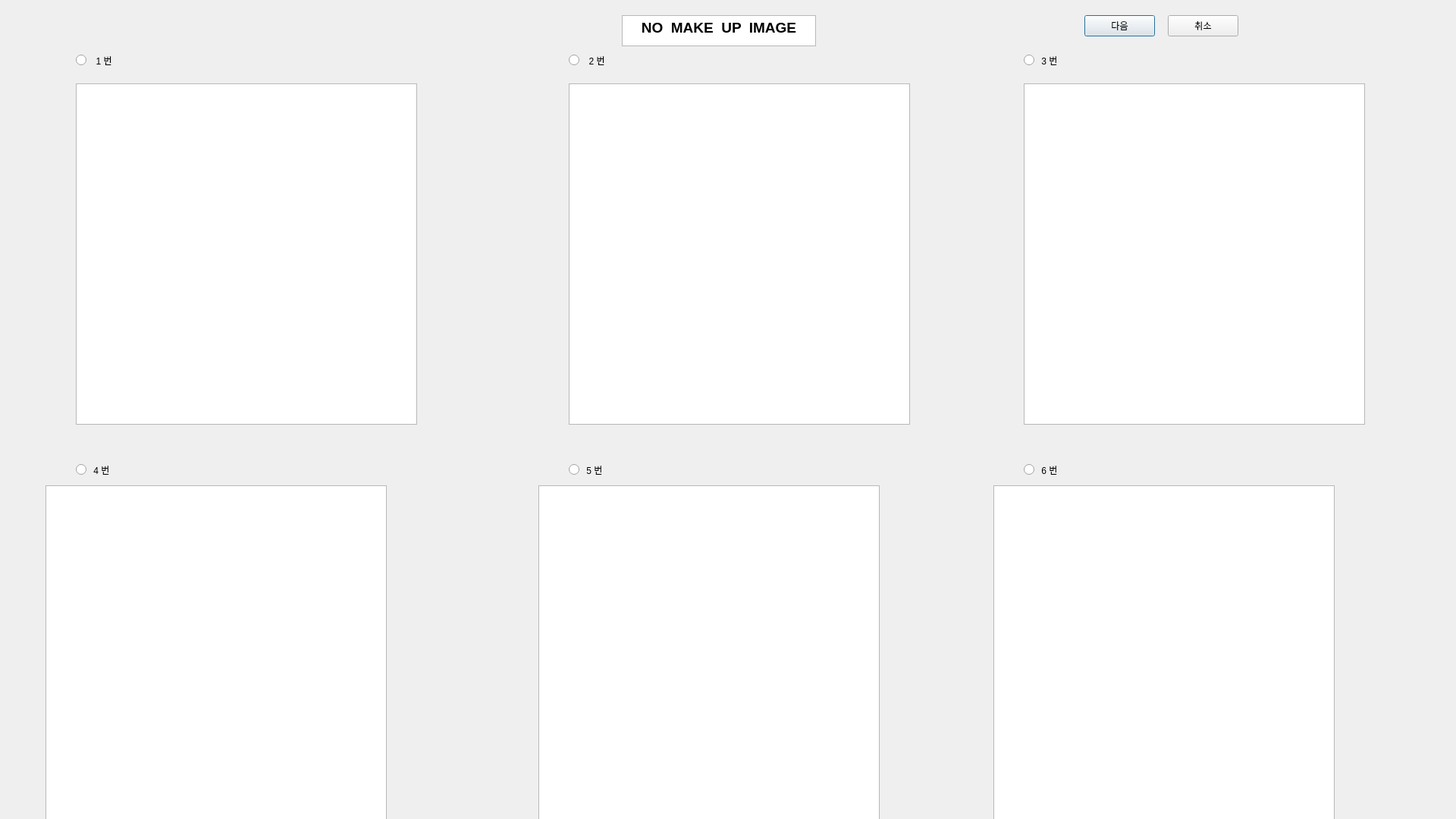
<?xml version="1.0" encoding="UTF-8"?>
<ui version="4.0">
 <class>Dialog</class>
 <widget class="QDialog" name="Dialog">
  <property name="geometry">
   <rect>
    <x>0</x>
    <y>0</y>
    <width>1920</width>
    <height>1080</height>
   </rect>
  </property>
  <property name="windowTitle">
   <string>Dialog</string>
  </property>
  <widget class="QRadioButton" name="radioButton">
   <property name="geometry">
    <rect>
     <x>100</x>
     <y>70</y>
     <width>108</width>
     <height>19</height>
    </rect>
   </property>
   <property name="text">
    <string>  1 번 </string>
   </property>
  </widget>
  <widget class="QRadioButton" name="radioButton_2">
   <property name="geometry">
    <rect>
     <x>750</x>
     <y>70</y>
     <width>108</width>
     <height>19</height>
    </rect>
   </property>
   <property name="text">
    <string>  2 번</string>
   </property>
  </widget>
  <widget class="QRadioButton" name="radioButton_3">
   <property name="geometry">
    <rect>
     <x>1350</x>
     <y>70</y>
     <width>108</width>
     <height>19</height>
    </rect>
   </property>
   <property name="text">
    <string> 3 번</string>
   </property>
  </widget>
  <widget class="QRadioButton" name="radioButton_4">
   <property name="geometry">
    <rect>
     <x>100</x>
     <y>610</y>
     <width>108</width>
     <height>19</height>
    </rect>
   </property>
   <property name="text">
    <string> 4 번</string>
   </property>
  </widget>
  <widget class="QRadioButton" name="radioButton_5">
   <property name="geometry">
    <rect>
     <x>750</x>
     <y>610</y>
     <width>108</width>
     <height>19</height>
    </rect>
   </property>
   <property name="text">
    <string> 5 번</string>
   </property>
  </widget>
  <widget class="QRadioButton" name="radioButton_6">
   <property name="geometry">
    <rect>
     <x>1350</x>
     <y>610</y>
     <width>108</width>
     <height>19</height>
    </rect>
   </property>
   <property name="text">
    <string> 6 번</string>
   </property>
  </widget>
  <widget class="QTextBrowser" name="textBrowser">
   <property name="geometry">
    <rect>
     <x>820</x>
     <y>20</y>
     <width>256</width>
     <height>41</height>
    </rect>
   </property>
   <property name="html">
    <string>&lt;!DOCTYPE HTML PUBLIC &quot;-//W3C//DTD HTML 4.0//EN&quot; &quot;http://www.w3.org/TR/REC-html40/strict.dtd&quot;&gt;
&lt;html&gt;&lt;head&gt;&lt;meta name=&quot;qrichtext&quot; content=&quot;1&quot; /&gt;&lt;style type=&quot;text/css&quot;&gt;
p, li { white-space: pre-wrap; }
&lt;/style&gt;&lt;/head&gt;&lt;body style=&quot; font-family:'Gulim'; font-size:9pt; font-weight:400; font-style:normal;&quot;&gt;
&lt;p align=&quot;center&quot; style=&quot; margin-top:0px; margin-bottom:0px; margin-left:0px; margin-right:0px; -qt-block-indent:0; text-indent:0px;&quot;&gt;&lt;span style=&quot; font-size:14pt; font-weight:600;&quot;&gt;NO  MAKE  UP  IMAGE&lt;/span&gt;&lt;/p&gt;&lt;/body&gt;&lt;/html&gt;</string>
   </property>
   <property name="placeholderText">
    <string>          NO  MAKE  UP  IMAGE</string>
   </property>
  </widget>
  <widget class="QPushButton" name="pushButton">
   <property name="geometry">
    <rect>
     <x>1430</x>
     <y>20</y>
     <width>93</width>
     <height>28</height>
    </rect>
   </property>
   <property name="text">
    <string>다음</string>
   </property>
  </widget>
  <widget class="QPushButton" name="pushButton_2">
   <property name="geometry">
    <rect>
     <x>1540</x>
     <y>20</y>
     <width>93</width>
     <height>28</height>
    </rect>
   </property>
   <property name="text">
    <string>취소</string>
   </property>
  </widget>
  <widget class="QGraphicsView" name="graphicsView_8">
   <property name="geometry">
    <rect>
     <x>1350</x>
     <y>110</y>
     <width>450</width>
     <height>450</height>
    </rect>
   </property>
  </widget>
  <widget class="QGraphicsView" name="graphicsView_9">
   <property name="geometry">
    <rect>
     <x>750</x>
     <y>110</y>
     <width>450</width>
     <height>450</height>
    </rect>
   </property>
  </widget>
  <widget class="QGraphicsView" name="graphicsView_10">
   <property name="geometry">
    <rect>
     <x>100</x>
     <y>110</y>
     <width>450</width>
     <height>450</height>
    </rect>
   </property>
  </widget>
  <widget class="QGraphicsView" name="graphicsView_11">
   <property name="geometry">
    <rect>
     <x>60</x>
     <y>640</y>
     <width>450</width>
     <height>450</height>
    </rect>
   </property>
  </widget>
  <widget class="QGraphicsView" name="graphicsView_12">
   <property name="geometry">
    <rect>
     <x>1310</x>
     <y>640</y>
     <width>450</width>
     <height>450</height>
    </rect>
   </property>
  </widget>
  <widget class="QGraphicsView" name="graphicsView_13">
   <property name="geometry">
    <rect>
     <x>710</x>
     <y>640</y>
     <width>450</width>
     <height>450</height>
    </rect>
   </property>
  </widget>
 </widget>
 <resources/>
 <connections/>
</ui>
